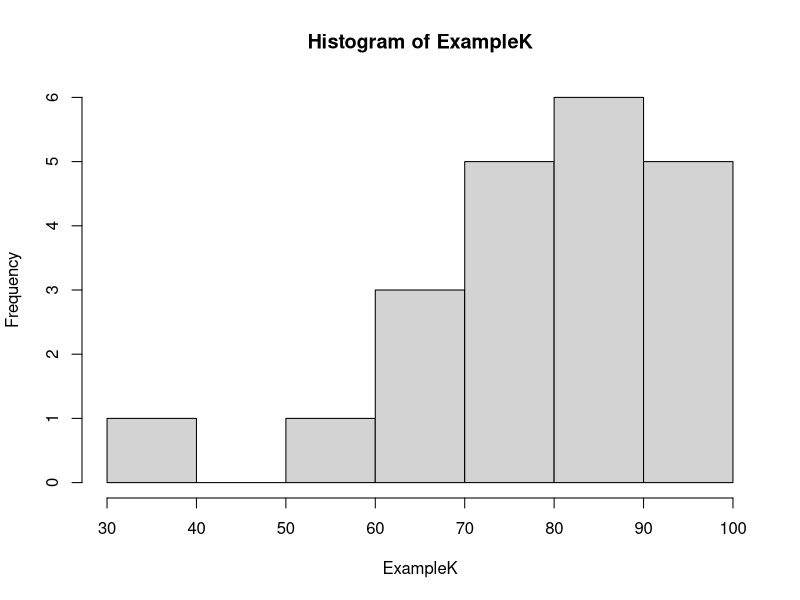

The R script that drew this image:
#Textbook Example 2.4.1 on Kurtosis
print("Kurtosis Example")

ExampleK<-c(90, 72, 90,
  64, 95, 89,
  74, 88, 100,
  77, 57, 35,
  100, 64, 95,
  65, 80, 84,
  90, 100, 76)

hist(ExampleK)

#First we compute the mean and standard deviation
print("Mean")
print(mean(ExampleK))
print("Standard Deviation")
s<-sd(ExampleK)
print(s)
#we now need the deviations "x_i-xbar" values 
deviations<-ExampleK-mean(ExampleK)
#We also need the sample size
n<-length(ExampleK)
##
#Next we compute the kurtosis and the standard error for kurtosis. 
##

#YOU NEED TO FIX THE LINE BELOW
# The summed to the 4th part:
sum_deviation_k <- sum((deviations/s)^4)
# Part before sum:
part_before_sum <- (n*(n+1)) / ((n-1)*(n-2)*(n-3))
# part after sum:
part_after_sum = (3*(n-1)^2) / ((n-2)*(n-3))
K<- (part_before_sum * sum_deviation_k) - part_after_sum
print("Kurtosis")
print(K)

#Standard Error of Kurtosis.
#FIX THIS ONE TOO.
SEk <-sqrt(24*(n*(n-1)^2)/((n-2)*(n-3)*(n+5)*(n+3)))
print("Standard Error of the Kurtosis")
print(SEk)

#Now find the z-score
zk<-(K/SEk)
print("z-score")
print(zk)


#Now we check if the z-score is between -1.96 and 1.96. 
#If it is we are good and this is not strong evidence that we are NOT normal.
#We could still have other evidence of not being normal. After all, absence of proof is not innocence.
